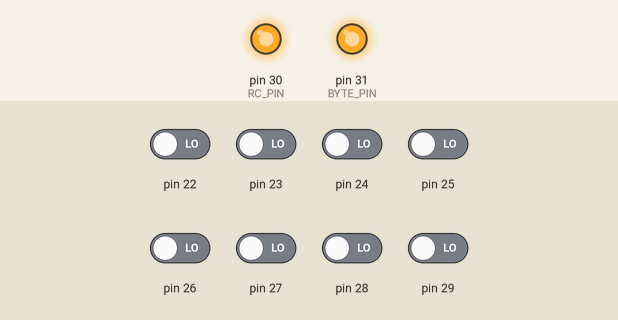
Simulated run of this sketch. Board: Arduino Mega 2560, built for the host (arithmetic inside an expression is 32-bit, double 64-bit). On the bench: output pins drawn as LEDs (lit = HIGH). Inputs (shaded band) come from the test bench; at power-on: pin 22–29 LOW. What the sketch prints to the serial monitor is not drawn.

Above: at 0.2 s.
Timing chart, 0 to 1.7 s (numbered marks = the images above):
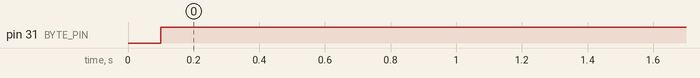

Measured:
- by itself, pin 31 (BYTE_PIN): LOW → HIGH at 0.10 s

The sketch:

ADS7824.ino
```cpp
#define RC_PIN    30
#define BYTE_PIN  31

// Offset medido con AIN0 conectado a GND
const int OFFSET = -26;

void setup() {
  Serial.begin(115200);

  // ADS7824 D0..D7 -> Mega D22..D29
  for (int pin = 22; pin <= 29; pin++) {
    pinMode(pin, INPUT);
  }

  pinMode(RC_PIN, OUTPUT);
  pinMode(BYTE_PIN, OUTPUT);

  digitalWrite(RC_PIN, HIGH);
  digitalWrite(BYTE_PIN, LOW);

  delay(100);
}

void loop() {

  // =========================
  // INICIAR CONVERSION
  // =========================

  digitalWrite(BYTE_PIN, LOW);

  digitalWrite(RC_PIN, LOW);
  delayMicroseconds(2);
  digitalWrite(RC_PIN, HIGH);

  // Conversión ADS7824
  delayMicroseconds(30);

  // =========================
  // BYTE LOW
  // =========================

  digitalWrite(BYTE_PIN, LOW);
  delayMicroseconds(2);

  byte highByte = PINA;

  // =========================
  // BYTE HIGH
  // =========================

  digitalWrite(BYTE_PIN, HIGH);
  delayMicroseconds(2);

  byte lowByte = PINA;

  // =========================
  // RECONSTRUIR 12 BITS
  // =========================

  int codigo = ((int)highByte << 4) |
               ((lowByte >> 4) & 0x0F);

  int16_t signedCode = codigo;

  if (signedCode & 0x800) {
    signedCode -= 4096;
  }

  // =========================
  // CORREGIR OFFSET
  // =========================

  int codigoCorregido = signedCode - OFFSET;

  // Evitar valores negativos residuales
  if (codigoCorregido < 0) {
    codigoCorregido = 0;
  }

  // =========================
  // VOLTAJE
  // =========================

  float voltaje = (codigoCorregido * 10.0) / 2048.0;

  // =========================
  // MOSTRAR
  // =========================

  Serial.print("ADC = ");
  Serial.print(signedCode);

  Serial.print("   CORREGIDO = ");
  Serial.print(codigoCorregido);

  Serial.print("   VOLTAJE = ");
  Serial.print(voltaje, 3);

  Serial.println(" V");

  delay(100);
}
```
